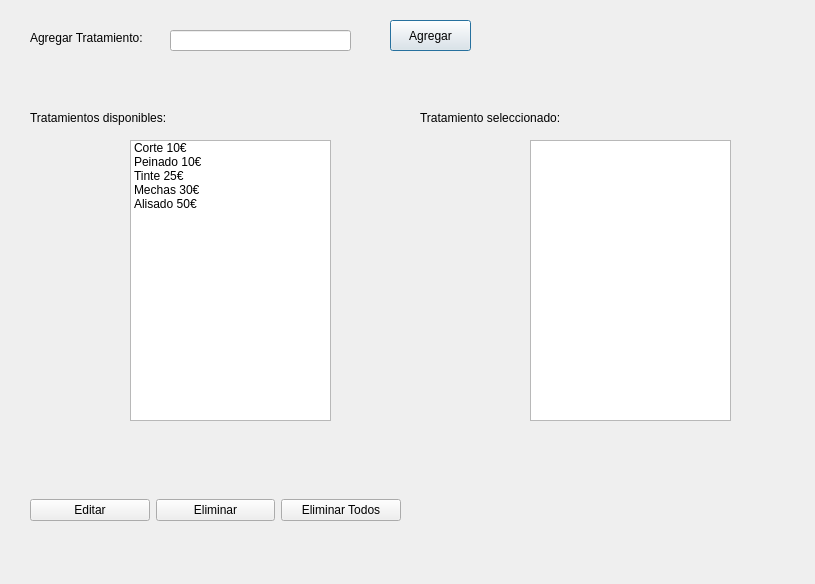
<?xml version="1.0" encoding="UTF-8"?>
<ui version="4.0">
 <class>Pelu_Dialog</class>
 <widget class="QDialog" name="Pelu_Dialog">
  <property name="geometry">
   <rect>
    <x>0</x>
    <y>0</y>
    <width>815</width>
    <height>584</height>
   </rect>
  </property>
  <property name="windowTitle">
   <string>Peluquería</string>
  </property>
  <widget class="QLabel" name="lbl_tratamientos">
   <property name="geometry">
    <rect>
     <x>30</x>
     <y>110</y>
     <width>181</width>
     <height>16</height>
    </rect>
   </property>
   <property name="text">
    <string>Tratamientos disponibles:</string>
   </property>
  </widget>
  <widget class="QListWidget" name="lst_tratamientos">
   <property name="geometry">
    <rect>
     <x>130</x>
     <y>140</y>
     <width>201</width>
     <height>281</height>
    </rect>
   </property>
   <property name="selectionMode">
    <enum>QAbstractItemView::MultiSelection</enum>
   </property>
   <item>
    <property name="text">
     <string>Corte 10€</string>
    </property>
   </item>
   <item>
    <property name="text">
     <string>Peinado 10€</string>
    </property>
   </item>
   <item>
    <property name="text">
     <string>Tinte 25€</string>
    </property>
   </item>
   <item>
    <property name="text">
     <string>Mechas 30€</string>
    </property>
   </item>
   <item>
    <property name="text">
     <string>Alisado 50€</string>
    </property>
   </item>
  </widget>
  <widget class="QLabel" name="lbl_resultados">
   <property name="geometry">
    <rect>
     <x>40</x>
     <y>430</y>
     <width>241</width>
     <height>21</height>
    </rect>
   </property>
   <property name="text">
    <string/>
   </property>
  </widget>
  <widget class="QLabel" name="lbl_seleccion">
   <property name="geometry">
    <rect>
     <x>420</x>
     <y>110</y>
     <width>171</width>
     <height>16</height>
    </rect>
   </property>
   <property name="text">
    <string>Tratamiento seleccionado: </string>
   </property>
  </widget>
  <widget class="QListWidget" name="lst_trat_seleccionados">
   <property name="geometry">
    <rect>
     <x>530</x>
     <y>140</y>
     <width>201</width>
     <height>281</height>
    </rect>
   </property>
  </widget>
  <widget class="QLabel" name="lbl_agregar_tto">
   <property name="geometry">
    <rect>
     <x>30</x>
     <y>30</y>
     <width>131</width>
     <height>16</height>
    </rect>
   </property>
   <property name="text">
    <string>Agregar Tratamiento: </string>
   </property>
  </widget>
  <widget class="QLineEdit" name="txt_agregar_tto">
   <property name="geometry">
    <rect>
     <x>170</x>
     <y>30</y>
     <width>181</width>
     <height>21</height>
    </rect>
   </property>
  </widget>
  <widget class="QPushButton" name="btn_agregar_tto">
   <property name="geometry">
    <rect>
     <x>390</x>
     <y>20</y>
     <width>81</width>
     <height>31</height>
    </rect>
   </property>
   <property name="text">
    <string>Agregar</string>
   </property>
  </widget>
  <widget class="QWidget" name="horizontalLayoutWidget">
   <property name="geometry">
    <rect>
     <x>30</x>
     <y>480</y>
     <width>371</width>
     <height>61</height>
    </rect>
   </property>
   <layout class="QHBoxLayout" name="hl_modificacion_lista">
    <item>
     <widget class="QPushButton" name="btn_editar">
      <property name="text">
       <string>Editar</string>
      </property>
     </widget>
    </item>
    <item>
     <widget class="QPushButton" name="btn_eliminar">
      <property name="text">
       <string>Eliminar</string>
      </property>
     </widget>
    </item>
    <item>
     <widget class="QPushButton" name="btn_eliminar_todos">
      <property name="text">
       <string>Eliminar Todos</string>
      </property>
     </widget>
    </item>
   </layout>
  </widget>
 </widget>
 <resources/>
 <connections/>
</ui>
